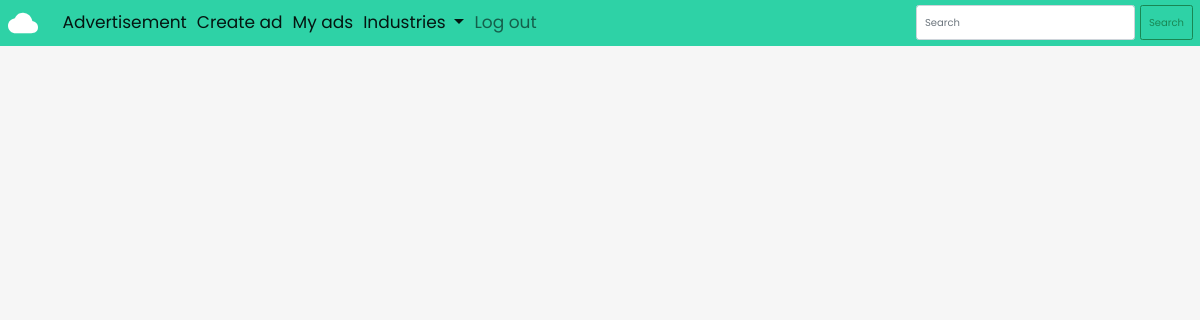
The page /my (signed in) on the database as committed earlier.
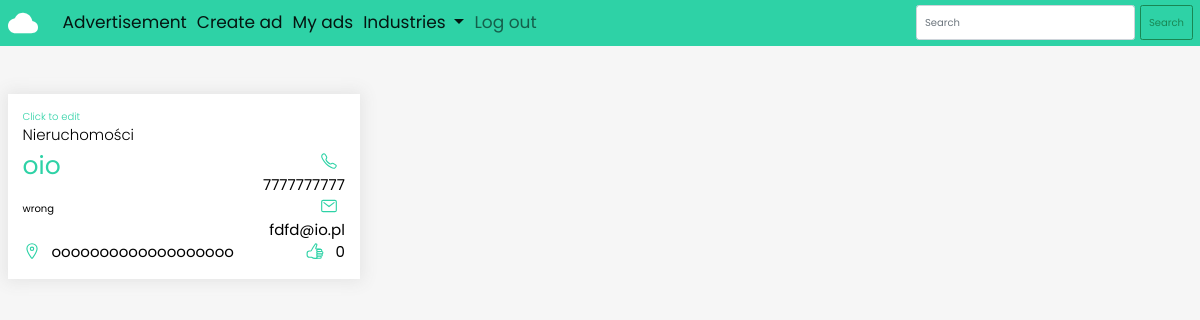
The same page on the database as committed later.
### ads/models.py (models this page shows, shortened)
class Advertisement(models.Model):
    company = models.CharField(max_length=300)
    address = models.CharField(max_length=400)
    email = models.EmailField(max_length=254)
    phone = models.CharField(max_length=14)
    desc = models.TextField()
    industries = [
        ('', 'Choose industry'),
        ('nr', 'Nieruchomości'),
        ('zd', 'Zdrowie'),
        ('mt', 'Motoryzacja'),
        ('ft', 'Fitness')
    ]
    industry = models.CharField(max_length=2,choices=industries, default='')
    user = models.ForeignKey(User, on_delete = models.CASCADE, related_name='ads')
    likes = models.ManyToManyField(User, blank=True, related_name='likes')
    def display_industry(self):
        for industry in self.industries:
            if self.industry in industry:
                to_Display = industry[1]
        return to_Display
    def total_likes(self):
        return self.likes.count()

### ads/views.py (the view)
# urls.py: path('my', views.my, name = 'my'),
@login_required
def my(request):
    ads = Advertisement.objects.filter(user=request.user)
    for ad in ads:
        if ad.likes.filter(id=request.user.id).exists():
            ad.is_liked = True
        else:
            ad.is_liked = False
    return render(request, 'my.html', {'ads' : ads})

### ads/templates/my.html
{% extends 'base.html' %}
{% block content %}
<div class="row">
    <div class="ads-row">
        {% for ad in ads %}
            <div class="ad-col">
                <a href="{% url 'ads:edit' ad.id %}">
                <div class="ad-box">
                    <span id="edit">Click to edit</span>
                    <span>{{ad.display_industry}}</span>
                    <div class="info-row">
                        <div class="info-col big">
                            <h2>{{ad.company}}</h2>
                            <p class="">{{ad.desc|truncatechars:100}}</p>
                            <p class="small-info">
                                <ion-icon name="location-outline"></ion-icon>
                                {{ad.address}}
                            </p>
                        </div>
                        <div class="info-col">
                            <p class="small-info">
                                <ion-icon name="call-outline"></ion-icon>
                            {{ad.phone}}
                            </p>
                            <p class="small-info">
                                <ion-icon name="mail-outline"></ion-icon>
                            {{ad.email}}
                            </p>
                            <p class="small-info">
                                {% if ad.is_liked %}
                                    <ion-icon name="thumbs-up"></ion-icon>
                                    {{ad.total_likes}}
                                {% else %}
                                    <ion-icon name="thumbs-up-outline"></ion-icon>
                                    {{ad.total_likes}}
                                {% endif %}
                            </p>
                        </div>
                    </div>
                </div>
                </a>
            </div>
        {% endfor %}
    </div>
</div>
{% endblock content %}

Rows that differ between the two databases and show on the page:
added Advertisement: display_industry "Nieruchomości", company "oio", desc "wrong", address "ooooooooooooooooooo", phone "7777777777", email "fdfd@io.pl", total_likes "0"
